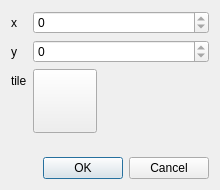
<?xml version="1.0" encoding="UTF-8"?>
<ui version="4.0">
 <class>EditEndangeredTileDialog</class>
 <widget class="QDialog" name="EditEndangeredTileDialog">
  <property name="geometry">
   <rect>
    <x>0</x>
    <y>0</y>
    <width>220</width>
    <height>190</height>
   </rect>
  </property>
  <property name="sizePolicy">
   <sizepolicy hsizetype="Fixed" vsizetype="Fixed">
    <horstretch>0</horstretch>
    <verstretch>0</verstretch>
   </sizepolicy>
  </property>
  <property name="windowTitle">
   <string>Edit endangered tile</string>
  </property>
  <layout class="QVBoxLayout" name="verticalLayout">
   <item>
    <layout class="QFormLayout" name="formLayout">
     <item row="0" column="0">
      <widget class="QLabel" name="label">
       <property name="text">
        <string>x</string>
       </property>
      </widget>
     </item>
     <item row="1" column="0">
      <widget class="QLabel" name="label_2">
       <property name="text">
        <string>y</string>
       </property>
      </widget>
     </item>
     <item row="2" column="0">
      <widget class="QLabel" name="label_3">
       <property name="text">
        <string>tile</string>
       </property>
      </widget>
     </item>
     <item row="0" column="1">
      <widget class="QSpinBox" name="posX">
       <property name="readOnly">
        <bool>true</bool>
       </property>
      </widget>
     </item>
     <item row="1" column="1">
      <widget class="QSpinBox" name="posY">
       <property name="readOnly">
        <bool>true</bool>
       </property>
      </widget>
     </item>
     <item row="2" column="1">
      <widget class="QToolButton" name="tileButton">
       <property name="minimumSize">
        <size>
         <width>64</width>
         <height>64</height>
        </size>
       </property>
       <property name="maximumSize">
        <size>
         <width>64</width>
         <height>64</height>
        </size>
       </property>
       <property name="text">
        <string/>
       </property>
       <property name="iconSize">
        <size>
         <width>60</width>
         <height>60</height>
        </size>
       </property>
       <property name="toolButtonStyle">
        <enum>Qt::ToolButtonIconOnly</enum>
       </property>
      </widget>
     </item>
    </layout>
   </item>
   <item>
    <widget class="QDialogButtonBox" name="buttonBox">
     <property name="orientation">
      <enum>Qt::Horizontal</enum>
     </property>
     <property name="standardButtons">
      <set>QDialogButtonBox::Cancel|QDialogButtonBox::Ok</set>
     </property>
    </widget>
   </item>
  </layout>
 </widget>
 <resources/>
 <connections>
  <connection>
   <sender>buttonBox</sender>
   <signal>accepted()</signal>
   <receiver>EditEndangeredTileDialog</receiver>
   <slot>accept()</slot>
   <hints>
    <hint type="sourcelabel">
     <x>248</x>
     <y>254</y>
    </hint>
    <hint type="destinationlabel">
     <x>157</x>
     <y>274</y>
    </hint>
   </hints>
  </connection>
  <connection>
   <sender>buttonBox</sender>
   <signal>rejected()</signal>
   <receiver>EditEndangeredTileDialog</receiver>
   <slot>reject()</slot>
   <hints>
    <hint type="sourcelabel">
     <x>316</x>
     <y>260</y>
    </hint>
    <hint type="destinationlabel">
     <x>286</x>
     <y>274</y>
    </hint>
   </hints>
  </connection>
 </connections>
</ui>
